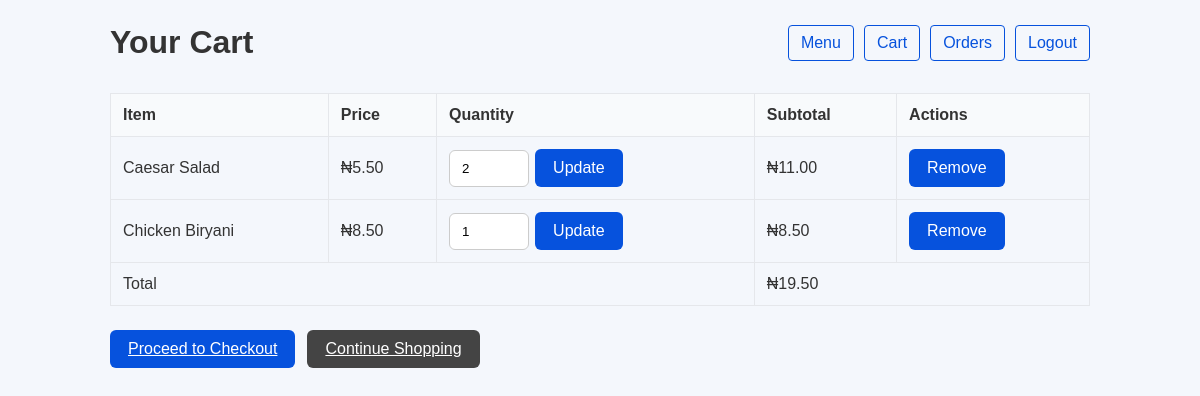
/cart.php (signed in), run on the app's committed database.
### tables this page shows
CREATE TABLE IF NOT EXISTS Cart (
    CartID INT AUTO_INCREMENT PRIMARY KEY,
    UserID INT NOT NULL,
    MenuID INT NOT NULL,
    Quantity INT NOT NULL DEFAULT 1,
    AddedDate DATETIME NOT NULL,
    FOREIGN KEY (UserID) REFERENCES Users(UserID) ON DELETE CASCADE ON UPDATE CASCADE,
    FOREIGN KEY (MenuID) REFERENCES Menu(MenuID) ON DELETE CASCADE ON UPDATE CASCADE,
    UNIQUE KEY unique_user_menu (UserID, MenuID),
    INDEX idx_user_id (UserID),
    INDEX idx_menu_id (MenuID)
);

CREATE TABLE IF NOT EXISTS Menu (
    MenuID INT AUTO_INCREMENT PRIMARY KEY,
    ItemName VARCHAR(100) NOT NULL,
    Price DECIMAL(6,2) NOT NULL,
    Category VARCHAR(50) NOT NULL,
    Availability BOOLEAN NOT NULL DEFAULT TRUE,
    CreatedDate DATE NOT NULL,
    Description VARCHAR(150),
    ImageURL VARCHAR(255),
    PrepTime INT,
    INDEX idx_category (Category),
    INDEX idx_availability (Availability)
);

### src/Cart.php (called while the page is built, shortened)
<?php
class Cart
{
    private mysqli $db;
    public function __construct(mysqli $connection)
    {
        $this->db = $connection;
    }
    public function getCartItems(int $userId): array
    {
        $stmt = $this->db->prepare('SELECT c.CartID, c.MenuID, c.Quantity, c.AddedDate, m.ItemName, m.Price, m.Availability FROM Cart c JOIN Menu m ON c.MenuID = m.MenuID WHERE c.UserID = ? ORDER BY c.AddedDate DESC');
        $stmt->bind_param('i', $userId);
        $stmt->execute();
        $result = $stmt->get_result();
        $items = $result->fetch_all(MYSQLI_ASSOC);
        return $items;
    }
    public function getTotalAmount(int $userId): float
    {
        $stmt = $this->db->prepare('SELECT SUM(c.Quantity * m.Price) AS total FROM Cart c JOIN Menu m ON c.MenuID = m.MenuID WHERE c.UserID = ?');
        $stmt->bind_param('i', $userId);
        $stmt->execute();
        $result = $stmt->get_result();
        $row = $result->fetch_assoc();
        return $row['total'] !== null ? (float) $row['total'] : 0.0;
    }
}

### src/functions.php (called while the page is built, shortened)
<?php
require_once __DIR__ . '/Menu.php';
require_once __DIR__ . '/Cart.php';
function escape(string $value): string
{
    return htmlspecialchars($value, ENT_QUOTES, 'UTF-8');
}

### public/cart.php (the view, shortened to what this page needs)
<?php
require_once __DIR__ . '/../src/functions.php';
$db = createDb()->getConnection();
$cartModel = new Cart($db);
$userId = (int) $_SESSION['user_id'];
$items = $cartModel->getCartItems($userId);
$total = $cartModel->getTotalAmount($userId);
?>
<!DOCTYPE html>
<html lang="en">
<head>
    <link rel="stylesheet" href="css/style.css">
</head>
<body>
    <div class="container">
        <header>
            <h1>Your Cart</h1>
            <nav>
                <a href="menu.php">Menu</a>
                <a href="cart.php">Cart</a>
                <a href="orders.php">Orders</a>
                <a href="logout.php">Logout</a>
            </nav>
        </header>
        <main>
            <?php if (empty($items)): ?>
                <p>Your cart is empty. Go back to the <a href="menu.php">menu</a>.</p>
            <?php else: ?>
                <table class="cart-table">
                    <thead>
                        <tr>
                            <th>Item</th>
                            <th>Price</th>
                            <th>Quantity</th>
                            <th>Subtotal</th>
                            <th>Actions</th>
                        </tr>
                    </thead>
                    <tbody>
                        <?php foreach ($items as $item): ?>
                            <tr>
                                <td><?= escape($item['ItemName']) ?></td>
                                <td>₦<?= number_format($item['Price'], 2) ?></td>
                                <td>
                                    <form method="post" action="cart.php" class="inline-form">
                                        <input type="number" name="quantity" value="<?= escape($item['Quantity']) ?>" min="1">
                                        <button type="submit" name="update">Update</button>
                                    </form>
                                </td>
                                <td>₦<?= number_format($item['Price'] * $item['Quantity'], 2) ?></td>
                                <td>
                                    <form method="post" action="cart.php">
                                        <button type="submit" name="remove">Remove</button>
                                    </form>
                                </td>
                            </tr>
                        <?php endforeach; ?>
                    </tbody>
                    <tfoot>
                        <tr>
                            <td colspan="3">Total</td>
                            <td colspan="2">₦<?= number_format($total, 2) ?></td>
                        </tr>
                    </tfoot>
                </table>
                <div class="checkout-actions">
                    <a class="button" href="checkout.php">Proceed to Checkout</a>
                    <a class="button secondary" href="menu.php">Continue Shopping</a>
                </div>
            <?php endif; ?>
        </main>
    </div>
</body>
</html>

### public/css/style.css (style rules this page uses)
body { margin: 0; font-family: Arial, sans-serif; background-color: #f4f7fc; color: #333; }
.container { max-width: 980px; margin: 0 auto; padding: 24px; }
header { display: flex; flex-wrap: wrap; align-items: center; justify-content: space-between; margin-bottom: 32px; }
header h1 { margin: 0; font-size: 2rem; }
main>* { margin-bottom: 24px; }
nav { display: flex; gap: 10px; flex-wrap: wrap; }
nav a { text-decoration: none; color: #0652dd; border: 1px solid #0652dd; padding: 8px 12px; border-radius: 4px; transition: background-color 0.2s ease; }
input[type="text"], input[type="password"], input[type="email"], input[type="number"], input[type="datetime-local"], select, textarea { width: 100%; padding: 10px 12px; border: 1px solid #ccc; border-radius: 6px; box-sizing: border-box; }
button, .button { background-color: #0652dd; color: #fff; border: none; padding: 10px 18px; border-radius: 6px; cursor: pointer; font-size: 1rem; }
.button.secondary { background-color: #444; }
.cart-table, .admin-table { width: 100%; border-collapse: collapse; }
.cart-table th, .cart-table td, .admin-table th, .admin-table td { border: 1px solid #e5e7eb; padding: 12px; text-align: left; }
.cart-table th, .admin-table th { background-color: #f8fafc; }
.inline-form { display: flex; align-items: center; gap: 6px; flex-wrap: wrap; }
.inline-form input[type="number"] { width: 80px; }
.checkout-actions { display: flex; gap: 12px; flex-wrap: wrap; }

### data on the page
cart: MenuID.ItemName "Caesar Salad", MenuID.Price "5.50", quantity "2", $item['Price'] * $item['Quantity'] "11.00"
cart: MenuID.ItemName "Chicken Biryani", MenuID.Price "8.50", quantity "1", $item['Price']*$item['Quantity'] "8.50"

### other printed values
$total "19.50"
